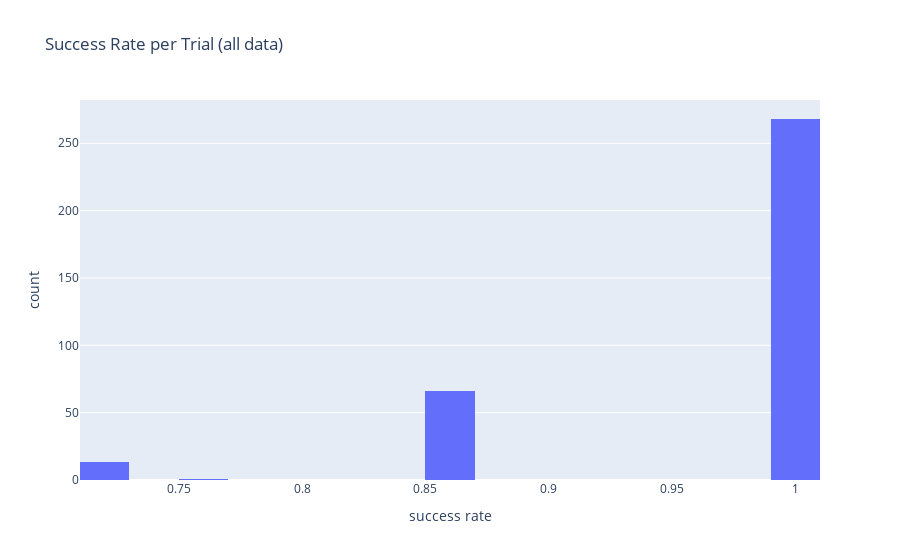

Here is the notebook cell this chart was saved with:
### Code cell
reg_trials_hist = px.histogram(success_per_trial, nbins=20, x="success_per_trial"
                   , title='Success Rate per Trial (all data)', labels={'success_per_trial':'success rate'})
reg_trials_hist.show()

### Figure 1 — Plotly figure (JSON) as saved in the notebook; plotly's stock layout.template omitted (floating-point values rounded to 4 significant figures; data arrays with more than 128 entries replaced by an {"elided": "..."} marker saying what was removed)
{"data": [{"alignmentgroup": "True", "bingroup": "x", "hovertemplate": "success rate=%{x}<br>count=%{y}<extra></extra>", "legendgroup": "", "marker": {"color": "#636efa", "pattern": {"shape": ""}}, "name": "", "nbinsx": 20, "offsetgroup": "", "orientation": "v", "showlegend": false, "type": "histogram", "x": {"elided": "348 float values"}, "xaxis": "x", "yaxis": "y"}], "layout": {"barmode": "relative", "legend": {"tracegroupgap": 0}, "title": {"text": "Success Rate per Trial (all data)"}, "xaxis": {"anchor": "y", "domain": [0, 1], "title": {"text": "success rate"}}, "yaxis": {"anchor": "x", "domain": [0, 1], "title": {"text": "count"}}}}
